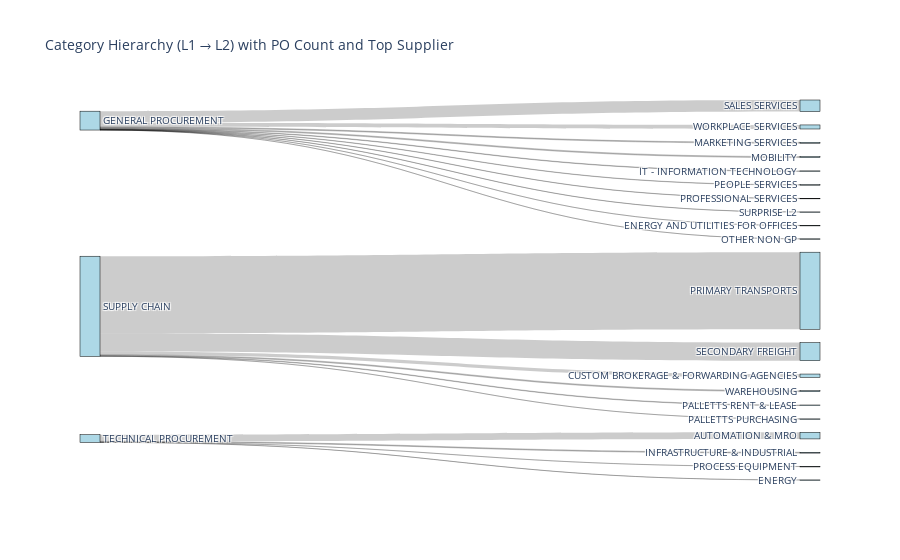

Notebook code cell kept with this figure:
### Code cell
import pandas as pd
import plotly.graph_objects as go

# Load your data
#  df = pd.read_csv("export_chatgpt.csv")

# Group by Level1 → Level2 → Supplier and count PO lines
supplier_counts = df.groupby(['puor_ds_level1_new', 'puor_ds_level2_new', 'puor_id_lfa1_supplier']).size().reset_index(name='count')

# Get the most frequent supplier per Level1 → Level2 pair
idx = supplier_counts.groupby(['puor_ds_level1_new', 'puor_ds_level2_new'])['count'].idxmax()
top_suppliers = supplier_counts.loc[idx].reset_index(drop=True)

# Prepare node list and indices
level1_nodes = df['puor_ds_level1_new'].dropna().unique().tolist()
level2_nodes = df['puor_ds_level2_new'].dropna().unique().tolist()
nodes = level1_nodes + [n for n in level2_nodes if n not in level1_nodes]
node_indices = {node: idx for idx, node in enumerate(nodes)}

# Build Sankey link components
sources = [node_indices[row['puor_ds_level1_new']] for _, row in top_suppliers.iterrows()]
targets = [node_indices[row['puor_ds_level2_new']] for _, row in top_suppliers.iterrows()]
values = top_suppliers['count'].tolist()
customdata = top_suppliers[['puor_ds_level1_new', 'puor_ds_level2_new', 'puor_id_lfa1_supplier', 'count']].values.tolist()

# Create Sankey diagram with custom hover info
fig = go.Figure(data=[go.Sankey(
    node=dict(
        pad=15,
        thickness=20,
        line=dict(color="black", width=0.5),
        label=nodes,
        color="lightblue"
    ),
    link=dict(
        source=sources,
        target=targets,
        value=values,
        customdata=customdata,
        hovertemplate=(
            "From: %{customdata[0]}<br>" +
            "To: %{customdata[1]}<br>" +
            "Top Supplier: %{customdata[2]}<br>" +
            "PO Lines: %{customdata[3]}<extra></extra>"
        )
    ))])

fig.update_layout(title_text="Category Hierarchy (L1 → L2) with PO Count and Top Supplier", font_size=10)
fig.show()

### Figure 1 — Plotly figure (JSON) as saved in the notebook; plotly's stock layout.template omitted (floating-point values rounded to 4 significant figures)
{"data": [{"link": {"customdata": [["GENERAL PROCUREMENT", "ENERGY AND UTILITIES FOR OFFICES", "SAPECCFE3_0000146073", 23], ["GENERAL PROCUREMENT", "IT - INFORMATION TECHNOLOGY", "SAPECCFE3_0000177840", 154], ["GENERAL PROCUREMENT", "MARKETING SERVICES", "SAPECCFIP_0000613482", 282], ["GENERAL PROCUREMENT", "MOBILITY", "SAPECCFE3_0000197170", 310], ["GENERAL PROCUREMENT", "OTHER NON GP", "SAPECCFE3_0000032382", 15], ["GENERAL PROCUREMENT", "PEOPLE SERVICES", "SAPECCFE3_0000078268", 95], ["GENERAL PROCUREMENT", "PROFESSIONAL SERVICES", "SAPECCFE3_0000011277", 70], ["GENERAL PROCUREMENT", "SALES SERVICES", "SAPECCFE3_0000196519", 3641], ["GENERAL PROCUREMENT", "SURPRISE L2", "SAPECCFE3_0000153522", 52], ["GENERAL PROCUREMENT", "WORKPLACE SERVICES", "SAPECCFE3_0000031341", 1272], ["SUPPLY CHAIN", "CUSTOM BROKERAGE & FORWARDING AGENCIES", "SAPECCFE3_0000184049", 1044], ["SUPPLY CHAIN", "PALLETTS PURCHASING", "SAPECCFE3_0000082107", 30], ["SUPPLY CHAIN", "PALLETTS RENT & LEASE", "SAPECCFE3_0000056027", 168], ["SUPPLY CHAIN", "PRIMARY TRANSPORTS", "SAPECCFE3_0000121401", 24180], ["SUPPLY CHAIN", "SECONDARY FREIGHT", "SAPECCFE3_0000167330", 5674], ["SUPPLY CHAIN", "WAREHOUSING", "SAPECCFE3_0000102646", 303], ["TECHNICAL PROCUREMENT", "AUTOMATION & MRO", "SAPECCFE3_0000013622", 2077], ["TECHNICAL PROCUREMENT", "ENERGY", "SAPECCFIP_0000613997", 27], ["TECHNICAL PROCUREMENT", "INFRASTRUCTURE & INDUSTRIAL", "SAPECCFIP_0000107220", 264], ["TECHNICAL PROCUREMENT", "PROCESS EQUIPMENT", "SAPECCFE3_0000057302", 46]], "hovertemplate": "From: %{customdata[0]}<br>To: %{customdata[1]}<br>Top Supplier: %{customdata[2]}<br>PO Lines: %{customdata[3]}<extra></extra>", "source": [0, 0, 0, 0, 0, 0, 0, 0, 0, 0, 1, 1, 1, 1, 1, 1, 2, 2, 2, 2], "target": [11, 6, 3, 7, 12, 8, 9, 4, 10, 5, 16, 18, 17, 13, 14, 15, 19, 22, 20, 21], "value": [23, 154, 282, 310, 15, 95, 70, 3641, 52, 1272, 1044, 30, 168, 24180, 5674, 303, 2077, 27, 264, 46]}, "node": {"color": "lightblue", "label": ["GENERAL PROCUREMENT", "SUPPLY CHAIN", "TECHNICAL PROCUREMENT", "MARKETING SERVICES", "SALES SERVICES", "WORKPLACE SERVICES", "IT - INFORMATION TECHNOLOGY", "MOBILITY", "PEOPLE SERVICES", "PROFESSIONAL SERVICES", "SURPRISE L2", "ENERGY AND UTILITIES FOR OFFICES", "OTHER NON GP", "PRIMARY TRANSPORTS", "SECONDARY FREIGHT", "WAREHOUSING", "CUSTOM BROKERAGE & FORWARDING AGENCIES", "PALLETTS RENT & LEASE", "PALLETTS PURCHASING", "AUTOMATION & MRO", "INFRASTRUCTURE & INDUSTRIAL", "PROCESS EQUIPMENT", "ENERGY"], "line": {"color": "black", "width": 0.5}, "pad": 15, "thickness": 20}, "type": "sankey"}], "layout": {"font": {"size": 10}, "title": {"text": "Category Hierarchy (L1 → L2) with PO Count and Top Supplier"}}}
